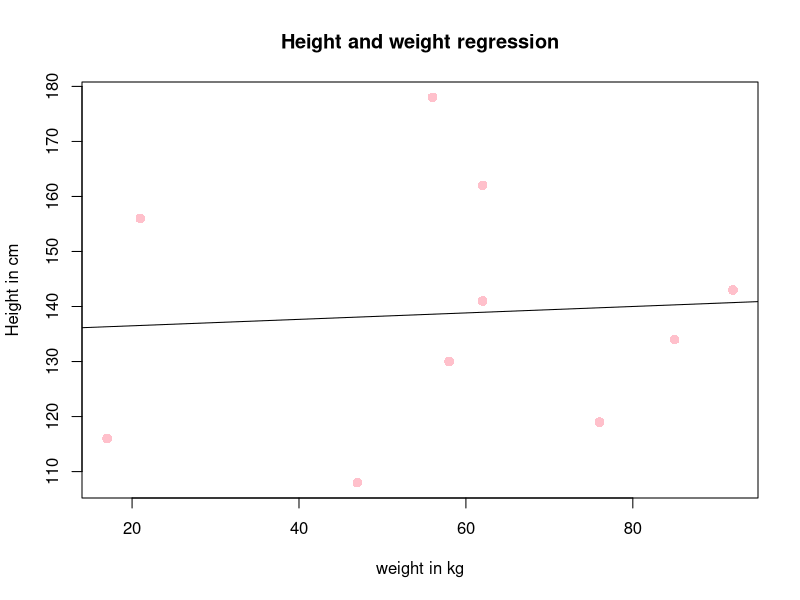

Write the R code that produced this figure.
x <- c(141, 134, 178, 156, 108, 116, 119, 143, 162, 130)
y <- c(62, 85, 56, 21, 47, 17, 76, 92, 62, 58)
relationship_model <- lm(y ~ x)
print(relationship_model)
print(summary(relationship_model))
png(file = "linear_regression.png")
plot(y, x,
     col = "pink",
     main = "Height and weight regression",
     abline(lm(x ~ y)), cex = 1.3, pch = 16,
     xlab = "weight in kg", ylab = "Height in cm"
)
dev.off()
